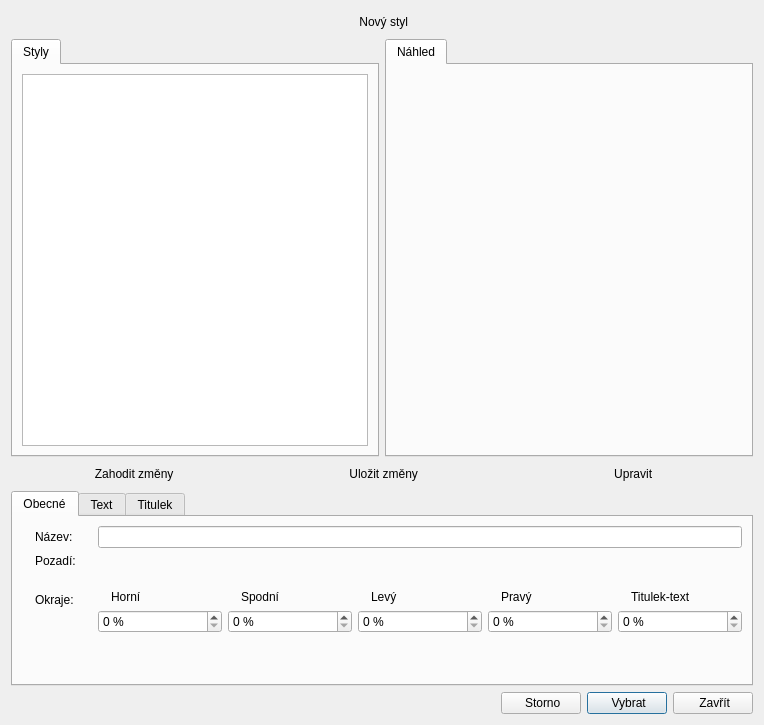
<?xml version="1.0" encoding="UTF-8"?>
<ui version="4.0">
 <class>StylesDialog</class>
 <widget class="QDialog" name="StylesDialog">
  <property name="windowModality">
   <enum>Qt::ApplicationModal</enum>
  </property>
  <property name="geometry">
   <rect>
    <x>0</x>
    <y>0</y>
    <width>764</width>
    <height>725</height>
   </rect>
  </property>
  <property name="windowTitle">
   <string>Styly</string>
  </property>
  <property name="windowIcon">
   <iconset resource="../../res/resources.qrc">
    <normaloff>:/icons/16/Paint Palette_16px.png</normaloff>:/icons/16/Paint Palette_16px.png</iconset>
  </property>
  <layout class="QVBoxLayout" name="verticalLayout">
   <item>
    <widget class="QWidget" name="twGalleryCorner" native="true">
     <layout class="QHBoxLayout" name="horizontalLayout_4">
      <property name="leftMargin">
       <number>0</number>
      </property>
      <property name="topMargin">
       <number>0</number>
      </property>
      <property name="rightMargin">
       <number>0</number>
      </property>
      <property name="bottomMargin">
       <number>0</number>
      </property>
      <item>
       <widget class="QPushButton" name="btnAdd">
        <property name="text">
         <string> Nový styl</string>
        </property>
        <property name="icon">
         <iconset resource="../../res/resources.qrc">
          <normaloff>:/icons/16/Plus_16px.png</normaloff>:/icons/16/Plus_16px.png</iconset>
        </property>
        <property name="autoDefault">
         <bool>false</bool>
        </property>
        <property name="flat">
         <bool>true</bool>
        </property>
       </widget>
      </item>
     </layout>
    </widget>
   </item>
   <item>
    <layout class="QHBoxLayout" name="horizontalLayout_2">
     <item>
      <widget class="QTabWidget" name="twGallery">
       <property name="sizePolicy">
        <sizepolicy hsizetype="Preferred" vsizetype="Expanding">
         <horstretch>0</horstretch>
         <verstretch>0</verstretch>
        </sizepolicy>
       </property>
       <property name="focusPolicy">
        <enum>Qt::NoFocus</enum>
       </property>
       <property name="currentIndex">
        <number>0</number>
       </property>
       <widget class="QWidget" name="tab">
        <attribute name="icon">
         <iconset resource="../../res/resources.qrc">
          <normaloff>:/icons/16/Medium Icons_16px.png</normaloff>:/icons/16/Medium Icons_16px.png</iconset>
        </attribute>
        <attribute name="title">
         <string>Styly</string>
        </attribute>
        <layout class="QVBoxLayout" name="verticalLayout_2">
         <item>
          <widget class="QListView" name="lvList">
           <property name="contextMenuPolicy">
            <enum>Qt::CustomContextMenu</enum>
           </property>
           <property name="uniformItemSizes">
            <bool>true</bool>
           </property>
          </widget>
         </item>
        </layout>
       </widget>
      </widget>
     </item>
     <item>
      <widget class="QTabWidget" name="twGallery_2">
       <property name="sizePolicy">
        <sizepolicy hsizetype="Preferred" vsizetype="Expanding">
         <horstretch>0</horstretch>
         <verstretch>0</verstretch>
        </sizepolicy>
       </property>
       <property name="focusPolicy">
        <enum>Qt::NoFocus</enum>
       </property>
       <property name="currentIndex">
        <number>0</number>
       </property>
       <widget class="QWidget" name="tab_2">
        <attribute name="icon">
         <iconset resource="../../res/resources.qrc">
          <normaloff>:/icons/16/Eye_16px.png</normaloff>:/icons/16/Eye_16px.png</iconset>
        </attribute>
        <attribute name="title">
         <string>Náhled</string>
        </attribute>
        <layout class="QVBoxLayout" name="verticalLayout_3">
         <item>
          <widget class="PresentationStylePreviewWidget" name="wgtPreview" native="true">
           <property name="minimumSize">
            <size>
             <width>200</width>
             <height>200</height>
            </size>
           </property>
          </widget>
         </item>
        </layout>
       </widget>
      </widget>
     </item>
    </layout>
   </item>
   <item>
    <widget class="QWidget" name="twPropertiesCorner" native="true">
     <layout class="QHBoxLayout" name="horizontalLayout_5">
      <property name="leftMargin">
       <number>0</number>
      </property>
      <property name="topMargin">
       <number>0</number>
      </property>
      <property name="rightMargin">
       <number>0</number>
      </property>
      <property name="bottomMargin">
       <number>0</number>
      </property>
      <item>
       <widget class="QPushButton" name="btnDiscardChanges">
        <property name="text">
         <string> Zahodit změny</string>
        </property>
        <property name="icon">
         <iconset resource="../../res/resources.qrc">
          <normaloff>:/icons/16/Delete_16px.png</normaloff>:/icons/16/Delete_16px.png</iconset>
        </property>
        <property name="autoDefault">
         <bool>false</bool>
        </property>
        <property name="flat">
         <bool>true</bool>
        </property>
       </widget>
      </item>
      <item>
       <widget class="QPushButton" name="btnSaveChanges">
        <property name="text">
         <string> Uložit změny</string>
        </property>
        <property name="icon">
         <iconset resource="../../res/resources.qrc">
          <normaloff>:/icons/16/Checkmark_16px.png</normaloff>:/icons/16/Checkmark_16px.png</iconset>
        </property>
        <property name="autoDefault">
         <bool>false</bool>
        </property>
        <property name="flat">
         <bool>true</bool>
        </property>
       </widget>
      </item>
      <item>
       <widget class="QPushButton" name="btnEdit">
        <property name="text">
         <string> Upravit</string>
        </property>
        <property name="icon">
         <iconset resource="../../res/resources.qrc">
          <normaloff>:/icons/16/Edit_16px.png</normaloff>:/icons/16/Edit_16px.png</iconset>
        </property>
        <property name="autoDefault">
         <bool>false</bool>
        </property>
        <property name="flat">
         <bool>true</bool>
        </property>
       </widget>
      </item>
     </layout>
    </widget>
   </item>
   <item>
    <widget class="QTabWidget" name="twProperties">
     <property name="sizePolicy">
      <sizepolicy hsizetype="Preferred" vsizetype="Preferred">
       <horstretch>0</horstretch>
       <verstretch>0</verstretch>
      </sizepolicy>
     </property>
     <property name="currentIndex">
      <number>0</number>
     </property>
     <property name="quickEditStyle" stdset="0">
      <bool>true</bool>
     </property>
     <widget class="QWidget" name="tabGeneral">
      <attribute name="icon">
       <iconset resource="../../res/resources.qrc">
        <normaloff>:/icons/16/Edit_16px.png</normaloff>:/icons/16/Edit_16px.png</iconset>
      </attribute>
      <attribute name="title">
       <string>Obecné</string>
      </attribute>
      <layout class="QGridLayout" name="gridLayout">
       <item row="2" column="1">
        <spacer name="verticalSpacer_2">
         <property name="orientation">
          <enum>Qt::Vertical</enum>
         </property>
         <property name="sizeType">
          <enum>QSizePolicy::Preferred</enum>
         </property>
         <property name="sizeHint" stdset="0">
          <size>
           <width>20</width>
           <height>16</height>
          </size>
         </property>
        </spacer>
       </item>
       <item row="3" column="3" rowspan="2">
        <layout class="QGridLayout" name="gridLayout_3">
         <item row="1" column="0" colspan="2">
          <widget class="QSpinBox" name="sbTopPadding">
           <property name="suffix">
            <string> %</string>
           </property>
           <property name="maximum">
            <number>60</number>
           </property>
          </widget>
         </item>
         <item row="0" column="3">
          <widget class="QLabel" name="label_8">
           <property name="text">
            <string>Spodní</string>
           </property>
          </widget>
         </item>
         <item row="0" column="0">
          <widget class="QLabel" name="label_12">
           <property name="sizePolicy">
            <sizepolicy hsizetype="Maximum" vsizetype="Preferred">
             <horstretch>0</horstretch>
             <verstretch>0</verstretch>
            </sizepolicy>
           </property>
           <property name="pixmap">
            <pixmap resource="../../res/resources.qrc">:/icons/16/Signin_16px.png</pixmap>
           </property>
          </widget>
         </item>
         <item row="0" column="4">
          <widget class="QLabel" name="label_14">
           <property name="sizePolicy">
            <sizepolicy hsizetype="Maximum" vsizetype="Preferred">
             <horstretch>0</horstretch>
             <verstretch>0</verstretch>
            </sizepolicy>
           </property>
           <property name="pixmap">
            <pixmap resource="../../res/resources.qrc">:/icons/16/Login_16px.png</pixmap>
           </property>
          </widget>
         </item>
         <item row="0" column="2">
          <widget class="QLabel" name="label_13">
           <property name="sizePolicy">
            <sizepolicy hsizetype="Maximum" vsizetype="Preferred">
             <horstretch>0</horstretch>
             <verstretch>0</verstretch>
            </sizepolicy>
           </property>
           <property name="pixmap">
            <pixmap resource="../../res/resources.qrc">:/icons/16/Login Rounded Up_16px.png</pixmap>
           </property>
          </widget>
         </item>
         <item row="0" column="6">
          <widget class="QLabel" name="label_15">
           <property name="sizePolicy">
            <sizepolicy hsizetype="Maximum" vsizetype="Preferred">
             <horstretch>0</horstretch>
             <verstretch>0</verstretch>
            </sizepolicy>
           </property>
           <property name="pixmap">
            <pixmap resource="../../res/resources.qrc">:/icons/16/Login Rounded_16px.png</pixmap>
           </property>
          </widget>
         </item>
         <item row="1" column="2" colspan="2">
          <widget class="QSpinBox" name="sbBottomPadding">
           <property name="suffix">
            <string> %</string>
           </property>
           <property name="maximum">
            <number>60</number>
           </property>
          </widget>
         </item>
         <item row="0" column="1">
          <widget class="QLabel" name="label_7">
           <property name="text">
            <string>Horní</string>
           </property>
          </widget>
         </item>
         <item row="0" column="5">
          <widget class="QLabel" name="label_9">
           <property name="text">
            <string>Levý</string>
           </property>
          </widget>
         </item>
         <item row="1" column="4" colspan="2">
          <widget class="QSpinBox" name="sbLeftPadding">
           <property name="suffix">
            <string> %</string>
           </property>
           <property name="maximum">
            <number>60</number>
           </property>
          </widget>
         </item>
         <item row="1" column="6" colspan="2">
          <widget class="QSpinBox" name="sbRightPadding">
           <property name="suffix">
            <string> %</string>
           </property>
           <property name="maximum">
            <number>60</number>
           </property>
          </widget>
         </item>
         <item row="0" column="7">
          <widget class="QLabel" name="label_10">
           <property name="text">
            <string>Pravý</string>
           </property>
          </widget>
         </item>
         <item row="0" column="9">
          <widget class="QLabel" name="label_11">
           <property name="text">
            <string>Titulek-text</string>
           </property>
          </widget>
         </item>
         <item row="0" column="8">
          <widget class="QLabel" name="label_16">
           <property name="sizePolicy">
            <sizepolicy hsizetype="Maximum" vsizetype="Preferred">
             <horstretch>0</horstretch>
             <verstretch>0</verstretch>
            </sizepolicy>
           </property>
           <property name="pixmap">
            <pixmap resource="../../res/resources.qrc">:/icons/16/Split Vertical_16px.png</pixmap>
           </property>
          </widget>
         </item>
         <item row="1" column="8" colspan="2">
          <widget class="QSpinBox" name="sbTitleTextPadding">
           <property name="suffix">
            <string> %</string>
           </property>
           <property name="maximum">
            <number>60</number>
           </property>
          </widget>
         </item>
        </layout>
       </item>
       <item row="0" column="2">
        <spacer name="horizontalSpacer_2">
         <property name="orientation">
          <enum>Qt::Horizontal</enum>
         </property>
         <property name="sizeType">
          <enum>QSizePolicy::Preferred</enum>
         </property>
         <property name="sizeHint" stdset="0">
          <size>
           <width>16</width>
           <height>20</height>
          </size>
         </property>
        </spacer>
       </item>
       <item row="0" column="1">
        <widget class="QLabel" name="label_2">
         <property name="text">
          <string>Název:</string>
         </property>
        </widget>
       </item>
       <item row="0" column="0">
        <widget class="QLabel" name="label">
         <property name="pixmap">
          <pixmap resource="../../res/resources.qrc">:/icons/16/Paint Palette_16px.png</pixmap>
         </property>
        </widget>
       </item>
       <item row="0" column="3">
        <widget class="QLineEdit" name="lnName"/>
       </item>
       <item row="1" column="0">
        <widget class="QLabel" name="label_3">
         <property name="pixmap">
          <pixmap resource="../../res/resources.qrc">:/icons/16/Full Image_16px.png</pixmap>
         </property>
        </widget>
       </item>
       <item row="1" column="1">
        <widget class="QLabel" name="label_4">
         <property name="text">
          <string>Pozadí:</string>
         </property>
        </widget>
       </item>
       <item row="5" column="1">
        <spacer name="verticalSpacer">
         <property name="orientation">
          <enum>Qt::Vertical</enum>
         </property>
         <property name="sizeHint" stdset="0">
          <size>
           <width>20</width>
           <height>40</height>
          </size>
         </property>
        </spacer>
       </item>
       <item row="4" column="1">
        <spacer name="verticalSpacer_3">
         <property name="orientation">
          <enum>Qt::Vertical</enum>
         </property>
         <property name="sizeType">
          <enum>QSizePolicy::Minimum</enum>
         </property>
         <property name="sizeHint" stdset="0">
          <size>
           <width>20</width>
           <height>0</height>
          </size>
         </property>
        </spacer>
       </item>
       <item row="3" column="0">
        <widget class="QLabel" name="label_6">
         <property name="pixmap">
          <pixmap resource="../../res/resources.qrc">:/icons/16/Collect_16px.png</pixmap>
         </property>
        </widget>
       </item>
       <item row="3" column="1">
        <widget class="QLabel" name="label_5">
         <property name="text">
          <string>Okraje:</string>
         </property>
        </widget>
       </item>
       <item row="1" column="3">
        <widget class="PresentationBackgroundSelectionWidget" name="wgtBackground" native="true">
         <property name="focusPolicy">
          <enum>Qt::StrongFocus</enum>
         </property>
        </widget>
       </item>
      </layout>
     </widget>
     <widget class="QWidget" name="tab_3">
      <attribute name="icon">
       <iconset resource="../../res/resources.qrc">
        <normaloff>:/icons/16/Document_16px.png</normaloff>:/icons/16/Document_16px.png</iconset>
      </attribute>
      <attribute name="title">
       <string>Text</string>
      </attribute>
      <layout class="QGridLayout" name="gridLayout_2">
       <item row="0" column="3">
        <widget class="TextStyleWidget" name="wgtMainTextStyle" native="true">
         <property name="focusPolicy">
          <enum>Qt::StrongFocus</enum>
         </property>
        </widget>
       </item>
      </layout>
     </widget>
     <widget class="QWidget" name="tab_4">
      <attribute name="icon">
       <iconset resource="../../res/resources.qrc">
        <normaloff>:/icons/16/Header_16px.png</normaloff>:/icons/16/Header_16px.png</iconset>
      </attribute>
      <attribute name="title">
       <string>Titulek</string>
      </attribute>
      <layout class="QVBoxLayout" name="verticalLayout_4">
       <item>
        <widget class="TextStyleWidget" name="wgtTitleTextStyle" native="true">
         <property name="focusPolicy">
          <enum>Qt::StrongFocus</enum>
         </property>
        </widget>
       </item>
      </layout>
     </widget>
    </widget>
   </item>
   <item>
    <layout class="QHBoxLayout" name="horizontalLayout">
     <item>
      <spacer name="horizontalSpacer">
       <property name="orientation">
        <enum>Qt::Horizontal</enum>
       </property>
       <property name="sizeHint" stdset="0">
        <size>
         <width>40</width>
         <height>20</height>
        </size>
       </property>
      </spacer>
     </item>
     <item>
      <widget class="QPushButton" name="btnStorno">
       <property name="text">
        <string> Storno</string>
       </property>
       <property name="icon">
        <iconset resource="../../res/resources.qrc">
         <normaloff>:/icons/16/Delete_16px.png</normaloff>:/icons/16/Delete_16px.png</iconset>
       </property>
       <property name="autoDefault">
        <bool>false</bool>
       </property>
      </widget>
     </item>
     <item>
      <widget class="QPushButton" name="btnSelect">
       <property name="text">
        <string> Vybrat</string>
       </property>
       <property name="icon">
        <iconset resource="../../res/resources.qrc">
         <normaloff>:/icons/16/Checkmark_16px.png</normaloff>:/icons/16/Checkmark_16px.png</iconset>
       </property>
      </widget>
     </item>
     <item>
      <widget class="QPushButton" name="btnClose">
       <property name="text">
        <string> Zavřít</string>
       </property>
       <property name="icon">
        <iconset resource="../../res/resources.qrc">
         <normaloff>:/icons/16/Checkmark_16px.png</normaloff>:/icons/16/Checkmark_16px.png</iconset>
       </property>
      </widget>
     </item>
    </layout>
   </item>
  </layout>
  <action name="actionDeleteStyle">
   <property name="icon">
    <iconset resource="../../res/resources.qrc">
     <normaloff>:/icons/16/Trash Can_16px.png</normaloff>:/icons/16/Trash Can_16px.png</iconset>
   </property>
   <property name="text">
    <string>Smazat</string>
   </property>
   <property name="shortcut">
    <string>Del</string>
   </property>
  </action>
 </widget>
 <customwidgets>
  <customwidget>
   <class>TextStyleWidget</class>
   <extends>QWidget</extends>
   <header>wgt/textstylewidget.h</header>
   <container>1</container>
   <slots>
    <signal>sigTextStyleChangedByUser(TextStyle)</signal>
   </slots>
  </customwidget>
  <customwidget>
   <class>PresentationStylePreviewWidget</class>
   <extends>QWidget</extends>
   <header>wgt/presentationstylepreviewwidget.h</header>
   <container>1</container>
  </customwidget>
  <customwidget>
   <class>PresentationBackgroundSelectionWidget</class>
   <extends>QWidget</extends>
   <header>wgt/presentationbackgroundselectionwidget.h</header>
   <container>1</container>
   <slots>
    <signal>sigPresentationBackgroundChangedByUser(PresentationBackground)</signal>
   </slots>
  </customwidget>
 </customwidgets>
 <tabstops>
  <tabstop>twGallery</tabstop>
  <tabstop>btnAdd</tabstop>
  <tabstop>lvList</tabstop>
  <tabstop>twGallery_2</tabstop>
  <tabstop>twProperties</tabstop>
  <tabstop>btnEdit</tabstop>
  <tabstop>btnSaveChanges</tabstop>
  <tabstop>btnDiscardChanges</tabstop>
  <tabstop>lnName</tabstop>
  <tabstop>wgtBackground</tabstop>
  <tabstop>sbTopPadding</tabstop>
  <tabstop>sbBottomPadding</tabstop>
  <tabstop>sbLeftPadding</tabstop>
  <tabstop>sbRightPadding</tabstop>
  <tabstop>sbTitleTextPadding</tabstop>
  <tabstop>wgtMainTextStyle</tabstop>
  <tabstop>wgtTitleTextStyle</tabstop>
  <tabstop>btnClose</tabstop>
  <tabstop>btnSelect</tabstop>
  <tabstop>btnStorno</tabstop>
 </tabstops>
 <resources>
  <include location="../../res/resources.qrc"/>
 </resources>
 <connections/>
</ui>
